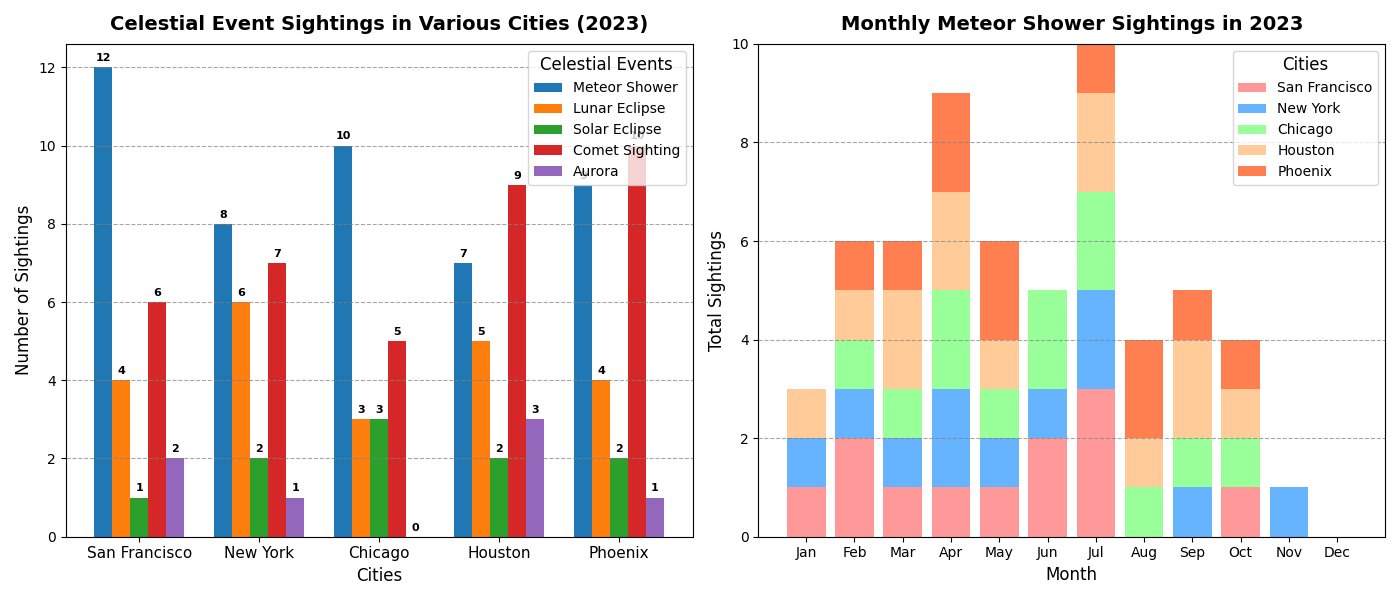

This chart was generated by the following Python code:
import matplotlib.pyplot as plt
import numpy as np

# Cities observed
cities = ['San Francisco', 'New York', 'Chicago', 'Houston', 'Phoenix']

# Types of celestial events
celestial_events = ['Meteor Shower', 'Lunar Eclipse', 'Solar Eclipse', 'Comet Sighting', 'Aurora']

# Data: counts of each celestial event observed in each city
observation_data = [
    [12, 4, 1, 6, 2],    # San Francisco
    [8, 6, 2, 7, 1],     # New York
    [10, 3, 3, 5, 0],    # Chicago
    [7, 5, 2, 9, 3],     # Houston
    [9, 4, 2, 10, 1]     # Phoenix
]

# Months
months = ['Jan', 'Feb', 'Mar', 'Apr', 'May', 'Jun', 'Jul', 'Aug', 'Sep', 'Oct', 'Nov', 'Dec']

# Historical trend data: monthly sightings of meteor showers across cities in 2023
monthly_sightings = {
    'San Francisco': [1, 2, 1, 1, 1, 2, 3, 0, 0, 1, 0, 0],
    'New York': [1, 1, 1, 2, 1, 1, 2, 0, 1, 0, 1, 0],
    'Chicago': [0, 1, 1, 2, 1, 2, 2, 1, 1, 1, 0, 0],
    'Houston': [1, 1, 2, 2, 1, 0, 2, 1, 2, 1, 0, 0],
    'Phoenix': [0, 1, 1, 2, 2, 0, 2, 2, 1, 1, 0, 0]
}

# Initialize the plot with two subplots in a 1x2 grid
fig, (ax1, ax2) = plt.subplots(nrows=1, ncols=2, figsize=(14, 6))

# Plot 1: Grouped bar chart
bar_width = 0.15
index = np.arange(len(cities))

for i, event in enumerate(celestial_events):
    counts = [data[i] for data in observation_data]
    bars = ax1.bar(index + i * bar_width, counts, bar_width, label=event)

    for bar in bars:
        height = bar.get_height()
        ax1.annotate(f'{height}', 
                     xy=(bar.get_x() + bar.get_width() / 2, height),
                     xytext=(0, 3),
                     textcoords="offset points",
                     ha='center', va='bottom', fontsize=8, fontweight='bold')

ax1.set_xlabel('Cities', fontsize=12)
ax1.set_ylabel('Number of Sightings', fontsize=12)
ax1.set_title('Celestial Event Sightings in Various Cities (2023)', fontsize=14, fontweight='bold', pad=10)
ax1.set_xticks(index + 2 * bar_width)
ax1.set_xticklabels(cities, fontsize=11)
ax1.yaxis.grid(True, linestyle='--', which='major', color='grey', alpha=0.7)
ax1.legend(title='Celestial Events', fontsize=10, title_fontsize='12', loc='upper right')

# Plot 2: Stacked bar chart showing historical trends of meteor shower sightings
bottom_values = np.zeros(len(months))
colors = ['#FF9999', '#66B3FF', '#99FF99', '#FFCC99', '#FF7F50']

for i, (city, color) in enumerate(zip(cities, colors)):
    ax2.bar(months, monthly_sightings[city], bottom=bottom_values, label=city, color=color)
    bottom_values += monthly_sightings[city]

ax2.set_xlabel('Month', fontsize=12)
ax2.set_ylabel('Total Sightings', fontsize=12)
ax2.set_title('Monthly Meteor Shower Sightings in 2023', fontsize=14, fontweight='bold', pad=10)
ax2.set_ylim(0, 10)
ax2.yaxis.grid(True, linestyle='--', which='major', color='grey', alpha=0.7)
ax2.legend(title='Cities', fontsize=10, title_fontsize='12', loc='upper right')

# Adjust layout
plt.tight_layout()

# Show plot
plt.show()
